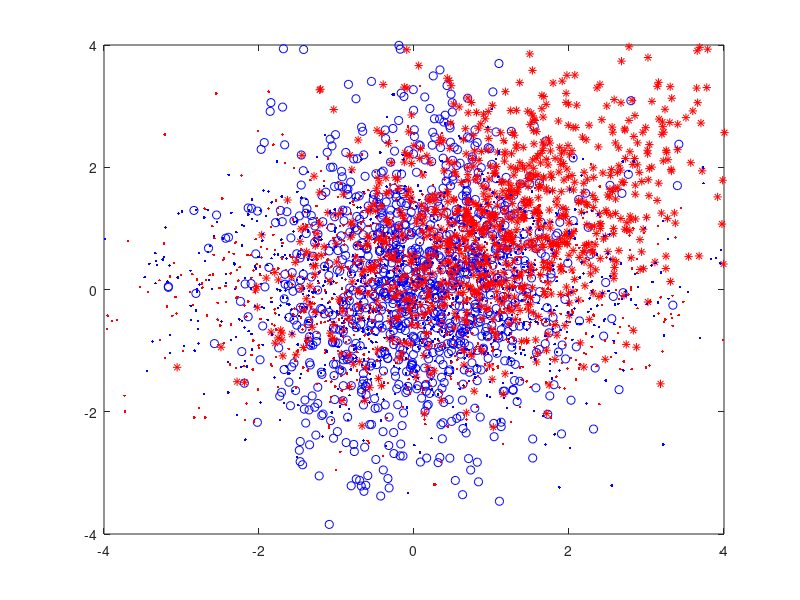

Recreate this plot in MATLAB.
% generate 1000 2d var X
X=[randn(1000,1) randn(1000,1)*2^0.5]
% scatter
plot(X(:,1),X(:,2),'bo')
axis([-4 4 -4 4])
% R
R=[1/2^0.5 -1/2^0.5;1/2^0.5 1/2^0.5]
X_dup=X*R
X_dup=X_dup+ones(1000,2);
hold on
plot(X_dup(:,1),X_dup(:,2),'r*')



mean_x=mean(X)
X=X-ones(1000,1)*mean_x;
sigma=cov(X)
[W,~]=eigs(sigma,2)
Y=X*W



mean_x_dup=mean(X_dup);
X_dup_centered=X_dup-ones(1000,1)*mean_x_dup;
sigma_dup=cov(X_dup_centered)
[W_dup,~]=eigs(sigma_dup,2)
Y_dup=X_dup_centered*W_dup
plot(Y(:,1),Y(:,2),'b.')
hold on
plot(Y_dup(:,1),Y_dup(:,2),'r.')